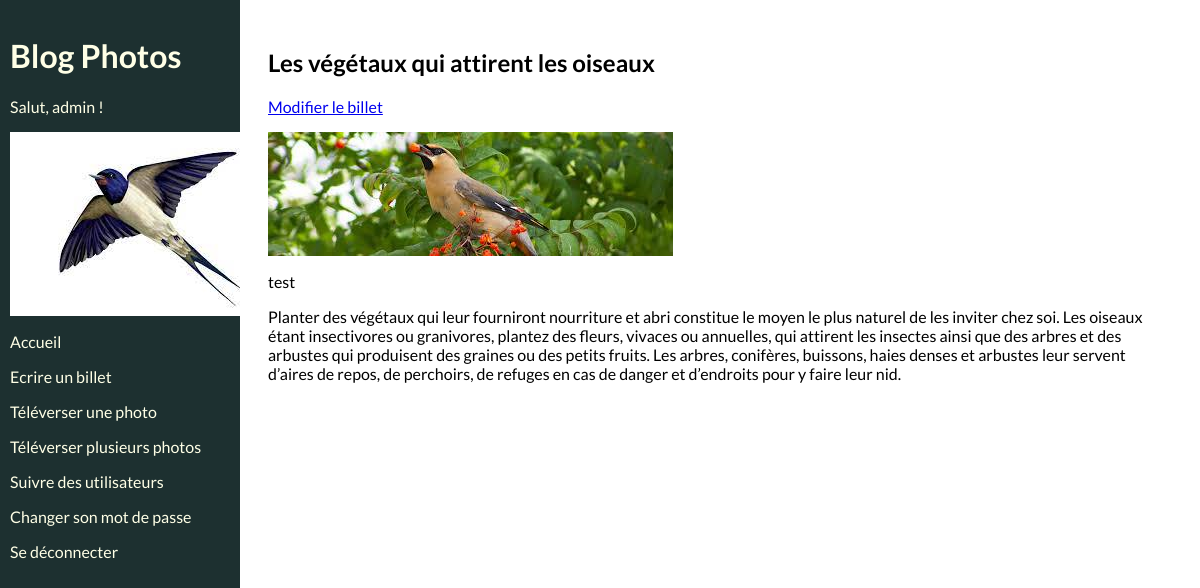
The page /blog/1/ (signed in) on the database its author committed.
### authentification/models.py (models this page shows)
class User(AbstractUser):
    CREATOR = 'CREATOR'
    SUBSCRIBER = 'SUBSCRIBER'
    ROLE_CHOICES = (
        (CREATOR, 'Créateur'),
        (SUBSCRIBER, 'Abonné'),
    )
    profile_photo = models.ImageField()
    role = models.CharField(max_length=30, choices=ROLE_CHOICES)
    follows = models.ManyToManyField('self',
                                     limit_choices_to={'role': CREATOR}, # seul les utilisateurs avec le role CREATOR puissent être suivis
                                     symmetrical=False,
                                     verbose_name='utilisateur'
                                     )

### blog/models.py (models this page shows, shortened)
class Blog(models.Model):
    photo = models.ForeignKey(Photo, on_delete=models.SET_NULL, null=True, blank=True)
    title = models.CharField(max_length=200)
    content = models.TextField(max_length=5000)
    contributors = models.ManyToManyField(settings.AUTH_USER_MODEL, through='BlogContributor', related_name='contributions')
    date_created = models.DateTimeField(auto_now_add=True)
    starred = models.BooleanField(default=False)
    word_count = models.IntegerField(null=True, blank=True)

class Photo(models.Model):
    image = models.ImageField()
    caption = models.CharField(max_length=200, blank=True)
    uploader = models.ForeignKey(settings.AUTH_USER_MODEL, on_delete=models.CASCADE)
    date_created = models.DateTimeField(auto_now_add=True)
    class Meta:
        permissions = [
            ('change_blog_title', 'Peut changer le titre d\'un billet')
        ]
    IMAGE_MAX_SIZE = (800, 800)

### blog/views.py (the view)
# urls.py: path('blog/<int:blog_id>/', view_blog, name='view_blog'),
@login_required
def view_blog(request, blog_id):
    blog = get_object_or_404(Blog, id=blog_id)
    return render(request, 'blog/view_blog.html', {'blog': blog})

### blog/templates/blog/view_blog.html
{% extends 'base.html' %}
{% block content %}
    <h2>{{ blog.title }}</h2>
    <p><a href="{% url 'blog:edit_blog' blog.id %}">Modifier le billet</a></p>
    <img src="{{ blog.photo.image.url }}">
    <p>{{ blog.photo.caption }}</p>
    <p>{{ blog.content }}</p>
{% endblock content %}

### templates/base.html (shortened to what this page needs)
{% load static %}
<html>
    <head>
        <link rel="stylesheet" href="{% static 'blog/style.css' %}">
    </head>
    <body>
        <div class="sidebar">
            <h1>Blog Photos</h1>
            {% if user.is_authenticated %}
                <p>Salut, {{ user }} !</p>
                {% if user.profile_photo %}
                    <img class="avatar" src={{ user.profile_photo.url }}>
                {% else %}
                    <img class="avatar" src="{% static 'images/default_profile.png'%}">
                {% endif %}
                <p><a href="{% url 'blog:home' %}">Accueil</a></p>
                <p><a href="{% url 'blog:blog_post' %}">Ecrire un billet</a></p>
                {% if perms.blog.add_photo %}
                    <p><a href="{% url 'blog:photo_upload' %}">Téléverser une photo</a></p>
                {% endif %}
                <p><a href="{% url 'blog:create_upload_multiple' %}">Téléverser plusieurs photos</a></p>
                <p><a href="{% url 'blog:follow_users' %}">Suivre des utilisateurs</a></p>
                </p><a href="{% url 'authentification:password_change' %}">Changer son mot de passe</a></p>
                <p><a href="{% url 'authentification:logout' %}">Se déconnecter</a></p>
            {% endif %}
        </div>
        <div class="main">
            {% block content %}{% endblock content %}
        </div>
    </body>
</html>

### blog/static/blog/style.css (style rules this page uses)
html { font-family: 'Lato', sans-serif; }
.sidebar { height: 100%; width: 220px; position: fixed; z-index: 1; top: 0; left: 0; background-color: #1d3030; color: #ffffe6; overflow-x: hidden; padding-top: 15px; padding-left: 10px; padding-right: 10px; }
.sidebar a { text-decoration: none; color: #ffffe6; display: block; }
.main { margin-left: 240px; padding: 20px; }

### rows shown on the page
User: username "admin", profile_photo (picture)
Blog: title "Les végétaux qui attirent les oiseaux", photo.image (picture), photo.caption "test", content "Planter des végétaux qui leur fourniront nourriture et abri constitue le moyen le plus naturel de les inviter chez soi. Les oiseaux étant insectivores ou granivores, plantez des fleurs, vivaces ou annuelles, qui attirent les insectes ainsi que des arbres et des arbustes qui produisent des graines ou des petits fruits. Les arbres, conifères, buissons, haies denses et arbustes leur servent d’aires de repos, de perchoirs, de refuges en cas de danger et d’endroits pour y faire leur nid."
